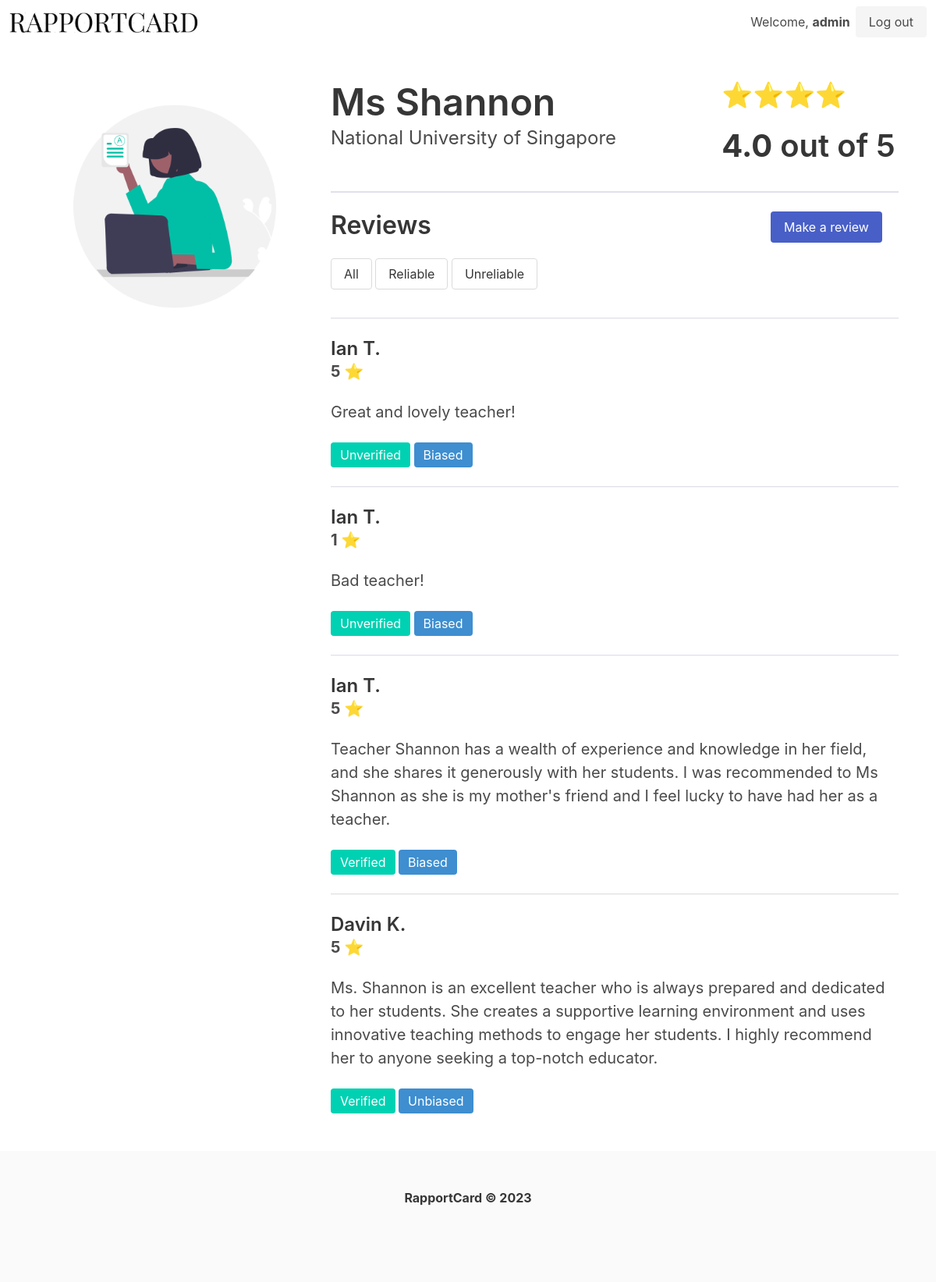
Screenshot of /teacher/2 (signed in) with the database file from the repository.
### tables this page shows
CREATE TABLE users (
            id INTEGER PRIMARY KEY AUTOINCREMENT,
            username TEXT,
            password TEXT
        );

CREATE TABLE teachers (
            id INTEGER PRIMARY KEY,
            name TEXT,
            school_id INTEGER,
            FOREIGN KEY(school_id) REFERENCES schools(id)
        );

CREATE TABLE schools (
            id INTEGER PRIMARY KEY,
            name TEXT
        );

CREATE TABLE reviews (
            id INTEGER PRIMARY KEY AUTOINCREMENT,
            teacher_id INTEGER,
            user_id INTEGER,
            rating INTEGER,
            comment TEXT,
            flag TEXT,
            bias_rating INTEGER,
            bias_flag TEXT,
            reliable_flag TEXT,
            FOREIGN KEY(teacher_id) REFERENCES teachers(id),
            FOREIGN KEY(user_id) REFERENCES users(id)
        );

### main.py (the view)
@app.route("/teacher/<teacher_id>", methods=["GET"])
@login_required
def teacher_profile(teacher_id=""):
    result = db.get_teacher_by_id(teacher_id)
    reviews = db.get_review(teacher_id)
    print(result["rating"])
    print(round(result["rating"], None) * "⭐")
    result["bar"] = round(result["rating"], None) * "⭐"
    return render_template(
        "teacher.html", teacher_id=teacher_id, result=result, reviews=reviews
    )

### main.py (called while the page is built)
@login_manager.user_loader
def load_user(user_id):
    user = db.get_user_by_id(user_id)
    if user is None:
        return None
    else:
        return User(int(user["id"]), user["username"], user["password"])

### utils/datastore.py (called while the page is built)
    def get_conn(self) -> sqlite3.Connection:
        def dict_factory(cursor: sqlite3.Cursor, row: sqlite3.Row) -> dict:
            d = {}
            for idx, col in enumerate(cursor.description):
                d[col[0]] = row[idx]
            return d
        conn = sqlite3.connect(self.uri)
        conn.row_factory = dict_factory
        return conn

    def get_record(self, command, param=None):
        conn = self.get_conn()
        cur = conn.cursor()
        if param is None:
            cur.execute(query_table[command])
        else:
            cur.execute(query_table[command], param)
        return cur.fetchone()

    def get_records(self, command, param=None):
        conn = self.get_conn()
        cur = conn.cursor()
        if param is None:
            cur.execute(query_table[command])
        else:
            cur.execute(query_table[command], param)
        return cur.fetchall()

    def get_user_by_id(self, user_id):
        user = self.get_record("load_user_by_id", (user_id,))
        return user

    def get_teacher_by_id(self, teacher_id):
        teacher = self.get_record("get_teacher_by_id", (int(teacher_id),))
        score = self.get_record("get_aggregated_score", (int(teacher_id),))
        if score["rating"] is None:
            score["rating"] = 0.0
        return dict(teacher, **score)

    def get_review(self, teacher_id):
        reviews = self.get_records("get_review", (int(teacher_id),))
        return reviews

### templates/teacher.html (shortened to what this page needs)
{% extends "layout.html" %}
{% block body %}
<section class="section is-small">
  <div class="columns">
    <div class="column is-one-third">
      <figure class="image">
        <img src="{{url_for('static', filename='teacher_profile.png')}}">
      </figure>
    </div>
    <div class="column is-two-thirds">
      <div class="columns">
        <div class="column">
          <h1 class="title is-1">{{ result["teacher_name"] }}</h1>
          <h2 class="subtitle is-4">{{ result["school_name"] }}</h2>
        </div>
        <div class="column is-4">
          <h1 class="title is-3">{{ result["bar"] }}</h1>
          <h1 class="title is-2   "><b>{{ result["rating"]|round(1) }}</b> out of 5</h1>
        </div>
      </div>
      <hr style="border-top: 2px solid #e0e0eb;">
      <div class="columns">
        <div class="column">
          <h1 class="title is-3">Reviews</h1>
          <button class="button" id="all-button">All</button>
          <button class="button" id="bias-button">Reliable</button>
          <button class="button" id="unbias-button">Unreliable</button>
        </div>
        <div class="column is-3">
          <a class="button is-link" href="/teacher/{{ teacher_id }}/review">Make a review</a>
        </div>
      </div>
      {% if reviews %}
      {% for review in reviews %}
      <div class="row">
        <hr style="border-top: 1px solid #e0e0eb;">
        <h1 class="title is-4">{{ review["username"] }}</h1>
        <h2 class="subtitle is-5 is-right"><b>{{ review["rating"] }} ⭐</b></h2>
        <p class="is-size-5">{{ review["review"] }}</p>
        <br>
        <span class="tag is-primary is-medium">{{ review["reliable_flag"] }}</span> <span
          class="tag is-info is-medium">{{ review["bias_flag"] }}</span>
      </div>
      {% endfor %}
      {% endif %}
    </div>
  </div>
</section>
{% endblock %}

### templates/layout.html (shortened to what this page needs)
<!doctype html>
<html lang="en">
<head>
    <link rel="stylesheet" href="https://cdn.jsdelivr.net/npm/bulma@0.9.4/css/bulma.min.css">
</head>
<body>
    <nav class="navbar">
        <div class="navbar-brand">
            <a class="navbar-item" href="/">
                <img src="{{url_for('static', filename='logo.png')}}" width="auto" height="auto">
            </a>
        </div>
        <div class="navbar-end">
            <div class="navbar-item">
                {% if current_user.is_authenticated %}
                <h3 style="margin-right:7px">Welcome, <b>{{ current_user.username}}</b></h3>
                <a class="button is-light" href="/logout">
                    Log out
                </a>
                {% endif %}
            </div>
        </div>
    </nav>
    {% block body %}
    {% endblock %}
</body>
<footer class="footer">
    <div class="content has-text-centered">
        <p>
            <strong>RapportCard © 2023</strong>
        </p>
    </div>
</footer>
</html>

### rows the page displays
users: username "admin"
teachers: teacher_name "Ms Shannon"
schools: school_name "National University of Singapore"
reviews: username "Ian T.", rating "5", review "Great and lovely teacher!", reliable_flag "Unverified", bias_flag "Biased"
reviews: username "Ian T.", rating "1", review "Bad teacher!", reliable_flag "Unverified", bias_flag "Biased"
reviews: username "Ian T.", rating "5", review "Teacher Shannon has a wealth of experience and knowledge in her field, and she shares it generously with her students. I was recommended to Ms Shannon as she is my mother's friend and I feel lucky to have had her as a teacher.", reliable_flag "Verified", bias_flag "Biased"
reviews: username "Davin K.", rating "5", review "Ms. Shannon is an excellent teacher who is always prepared and dedicated to her students. She creates a supportive learning environment and uses innovative teaching methods to engage her students. I highly recommend her to anyone seeking a top-notch educator.", reliable_flag "Verified", bias_flag "Unbiased"

### other values shown
{{ result["bar"] }} "⭐⭐⭐⭐"
{{ result["rating"]|round(1) }} "4.0"
